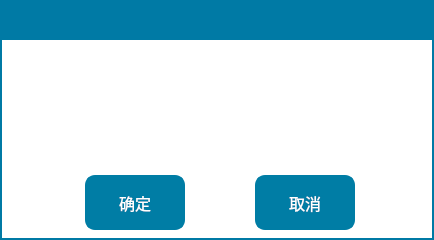
<?xml version="1.0" encoding="UTF-8"?>
<ui version="4.0">
 <class>QuestBox</class>
 <widget class="QDialog" name="QuestBox">
  <property name="geometry">
   <rect>
    <x>0</x>
    <y>0</y>
    <width>434</width>
    <height>240</height>
   </rect>
  </property>
  <property name="font">
   <font>
    <family>文泉驿等宽微米黑</family>
    <pointsize>12</pointsize>
    <weight>50</weight>
    <italic>false</italic>
    <bold>false</bold>
   </font>
  </property>
  <property name="windowTitle">
   <string>Dialog</string>
  </property>
  <property name="styleSheet">
   <string notr="true">QDialog{
border:2px solid rgb(0, 122, 165);
border-radius:0px;
background-color: rgb(255, 255, 255);
}

QToolButton{
font: 20pt &quot;楷体&quot;;
color:rgb(255, 255, 255);
border:2px solid rgb(0, 125, 165);
border-radius:10px;
background-color: rgb(0, 125, 165);
}
QLabel{
font: 18pt &quot;楷体&quot;;
color: rgb(0, 122, 165);
}
</string>
  </property>
  <widget class="QToolButton" name="pBtn_ok">
   <property name="geometry">
    <rect>
     <x>85</x>
     <y>175</y>
     <width>100</width>
     <height>55</height>
    </rect>
   </property>
   <property name="text">
    <string>确定</string>
   </property>
   <property name="icon">
    <iconset resource="../image.qrc">
     <normaloff>:/Image/ok.png</normaloff>:/Image/ok.png</iconset>
   </property>
   <property name="iconSize">
    <size>
     <width>40</width>
     <height>30</height>
    </size>
   </property>
   <property name="toolButtonStyle">
    <enum>Qt::ToolButtonTextBesideIcon</enum>
   </property>
  </widget>
  <widget class="QToolButton" name="pBtn_cancel">
   <property name="geometry">
    <rect>
     <x>255</x>
     <y>175</y>
     <width>100</width>
     <height>55</height>
    </rect>
   </property>
   <property name="text">
    <string>取消</string>
   </property>
   <property name="icon">
    <iconset resource="../image.qrc">
     <normaloff>:/Image/close.png</normaloff>:/Image/close.png</iconset>
   </property>
   <property name="iconSize">
    <size>
     <width>40</width>
     <height>30</height>
    </size>
   </property>
   <property name="toolButtonStyle">
    <enum>Qt::ToolButtonTextBesideIcon</enum>
   </property>
  </widget>
  <widget class="QLabel" name="lb_title">
   <property name="geometry">
    <rect>
     <x>0</x>
     <y>0</y>
     <width>434</width>
     <height>40</height>
    </rect>
   </property>
   <property name="styleSheet">
    <string notr="true">font: 20pt &quot;文泉驿等宽微米黑&quot;;
color: rgb(255, 255, 255);
background-color: rgb(0, 122, 165);</string>
   </property>
   <property name="text">
    <string/>
   </property>
  </widget>
  <widget class="QLabel" name="lb_context">
   <property name="geometry">
    <rect>
     <x>10</x>
     <y>55</y>
     <width>410</width>
     <height>100</height>
    </rect>
   </property>
   <property name="font">
    <font>
     <family>文泉驿等宽微米黑</family>
     <pointsize>18</pointsize>
     <weight>50</weight>
     <italic>false</italic>
     <bold>false</bold>
    </font>
   </property>
   <property name="styleSheet">
    <string notr="true">font: 18pt &quot;文泉驿等宽微米黑&quot;;
color: rgb(0, 122, 165);</string>
   </property>
   <property name="text">
    <string/>
   </property>
   <property name="alignment">
    <set>Qt::AlignCenter</set>
   </property>
  </widget>
 </widget>
 <resources>
  <include location="../image.qrc"/>
 </resources>
 <connections/>
</ui>
